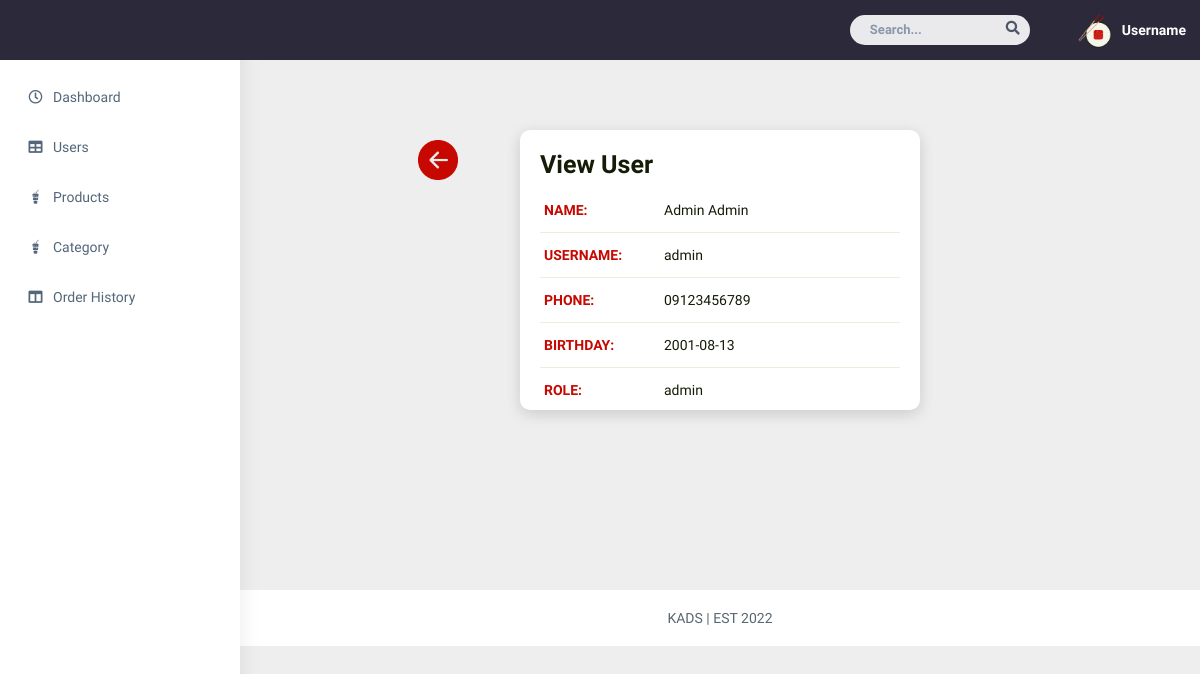
Screenshot of /admin/view-user.php?id=12 (signed in) with the database file from the repository.
### tables this page shows
CREATE TABLE `info_accts` (
  `id` int(11) NOT NULL,
  `firstname` varchar(255) DEFAULT NULL,
  `lastname` varchar(255) DEFAULT NULL,
  `birthday` date DEFAULT NULL,
  `username` varchar(255) DEFAULT NULL,
  `phone` varchar(255) DEFAULT NULL,
  `password` varchar(255) DEFAULT NULL,
  `role` int(11) DEFAULT NULL,
  `house` varchar(255) DEFAULT NULL,
  `city` varchar(255) DEFAULT NULL,
  `province` varchar(255) DEFAULT NULL,
  `zip` int(11) DEFAULT NULL
);

### admin/view-user.php (the view, shortened to what this page needs)
<?php
    if (!isset($_SESSION["loggedin"]) && !isset($_SESSION['role'])){
        header("location: ../login.php");
        exit;
    } else if (isset($_SESSION["loggedin"]) && $_SESSION["loggedin"] === true && $_SESSION["role"] === 2) {
        header("location: ../userprofile.php");
        exit;
    } else {
    include "../conn.php";
    $userID = $_GET['id'];
    $query="SELECT * FROM info_accts WHERE id = $userID";
    $result=mysqli_query($conn,$query);
    $row = mysqli_fetch_assoc($result)
?>
<!DOCTYPE html>
<html dir="ltr" lang="en">
<head>
    <link href="../css/style.min.css" rel="stylesheet">
    <link href="../css/pagestyles.css" rel="stylesheet">
</head>
<body>
    <div id="main-wrapper" data-layout="vertical" data-navbarbg="skin5" data-sidebartype="full"
        data-sidebar-position="absolute" data-header-position="absolute" data-boxed-layout="full">
        <header class="topbar" data-navbarbg="skin5">
            <nav class="navbar top-navbar navbar-expand-md navbar-dark">
                <div class="navbar-collapse collapse" id="navbarSupportedContent" data-navbarbg="skin5">
                    <ul class="navbar-nav ms-auto d-flex align-items-center">
                        <li class=" in">
                            <form role="search" class="app-search d-none d-md-block me-3">
                                <input type="text" placeholder="Search..." class="form-control mt-0">
                                <a href="" class="active">
                                    <i class="fa fa-search"></i>
                                </a>
                            </form>
                        </li>
                        <li>
                            <a class="profile-pic" href="#">
                            <div class="dropdown">
                            <img src="../img/logo.png" alt="user-img" width="36"
                                class="img-circle"><span class="text-white font-medium">Username</span></a>
                            </div>
                </div>
        <aside class="left-sidebar" data-sidebarbg="skin6">
            <div class="scroll-sidebar">
                <nav class="sidebar-nav">
                    <ul id="sidebarnav">
                        <li class="sidebar-item pt-2">
                            <a class="sidebar-link waves-effect waves-dark sidebar-link" href="dashboard.php"
                                aria-expanded="false">
                                <i class="far fa-clock" aria-hidden="true"></i>
                                <span class="hide-menu">Dashboard</span>
                            </a>
                        </li>
                        <li class="sidebar-item">
                            <a class="sidebar-link waves-effect waves-dark sidebar-link" href="users.php"
                                aria-expanded="false">
                                <i class="fa fa-table" aria-hidden="true"></i>
                                <span class="hide-menu">Users</span>
                            </a>
                        </li>
                        <li class="sidebar-item">
                            <a class="sidebar-link waves-effect waves-dark sidebar-link" href="products.php"
                                aria-expanded="false">
                                <i class="fab fa-gulp" aria-hidden="true"></i>
                                <span class="hide-menu">Products</span>
                            </a>
                        </li>
                        <li class="sidebar-item">
                            <a class="sidebar-link waves-effect waves-dark sidebar-link" href="category.php"
                                aria-expanded="false">
                                <i class="fab fa-gulp" aria-hidden="true"></i>
                                <span class="hide-menu">Category</span>
                            </a>
                        </li>
                        <li class="sidebar-item">
                            <a class="sidebar-link waves-effect waves-dark sidebar-link" href="order-history.php"
                                aria-expanded="false">
                                <i class="fa fa-columns" aria-hidden="true"></i>
                                <span class="hide-menu">Order History</span>
                            </a>
                        </li>
                    </ul>
                </nav>
            </div>
        </aside>
        <div class="page-wrapper">
            <div class="back-icon">
                <a href="../admin/users.php">
                    <img src="../img/backicon.png">
                </a>
            </div>
            <div class="mainblock" style="height:510px;">
                <div class="contentblock">
                    <h2>View User</h2>
                    <div class="container">
                        <div class="row" style="border-bottom: 1px solid #ECEFD7;">
                            <p>
                            <div class="col p-1"><b>NAME:</b></div>
                            <div class="col-8 p-1"><?php echo $row['firstname'] . '  '. $row['lastname'] ; ?></div>
                            </p>
                        </div>
                        <div class="row" style="border-bottom: 1px solid #ECEFD7;">
                            <p>
                            <div class="col p-1"><b>USERNAME:</b></div>
                            <div class="col-8 p-1"><?php echo $row['username']; ?></div>
                            </p>
                        </div>
                        <div class="row" style="border-bottom: 1px solid #ECEFD7;">
                            <p>
                            <div class="col p-1"><b>PHONE:</b></div>
                            <div class="col-8 p-1"><?php echo $row['phone']; ?></div>
                            </p>
                        </div>
                        <div class="row" style="border-bottom: 1px solid #ECEFD7;">
                            <p>
                            <div class="col p-1"><b>BIRTHDAY:</b></div>
                            <div class="col-8 p-1"><?php echo $row['birthday']; ?></div>
                            </p>
                        </div>
                        <div class="row">
                            <p>
                            <div class="col p-1"><b>ROLE:</b></div>
                            <div class="col-8 p-1"><?php if ($row['role'] == 1){
                                                        echo "admin";
                                                    }else if ($row['role'] == 2) {
                                                        echo "user";
                                                    } ?></div>
                            </p>
                        </div>
                    </div>
                </div>
            </div>
            <footer class="footer text-center">
            KADS | EST 2022
            </footer>
        </div>
</body>
</html>
<?php
    }
?>

### css/pagestyles.css (style rules this page uses)
body { font: 14px sans-serif; background-color: #e7e7e7; color: #141C07; }
.back-icon img { width: 40px; height: 40px; top: 60px; left: calc(50% - 500px/2); position: absolute; }

### admin/view-user.php (style rules this page uses)
body { font: 14px sans-serif; background-color:#eeeeee; font-family: 'Readex Pro';color: #141C07; }
.dropdown { position: relative; display: inline-block; }
.contentblock { background-color:#fff; height: 280px; width: 400px; border-radius: 10px; position:relative; top:50px; left:calc(50% - 400px/2); padding:20px; box-shadow: 0px 4px 15px rgba(0, 0, 0, 0.15); margin-top:20px; margin-bottom:100px; }
h2 { font-weight: 700; font-size: 25px; }
.contentblock p { margin:5px; }
.back-icon img { width: 40px; height: 40px; top: 60px; left: calc(55% - 700px/2); position: absolute; }
b { font-weight:600; color:#C70800; }

### rows the page displays
info_accts: firstname "Admin", lastname "Admin", username "admin", phone "09123456789", birthday "2001-08-13"
